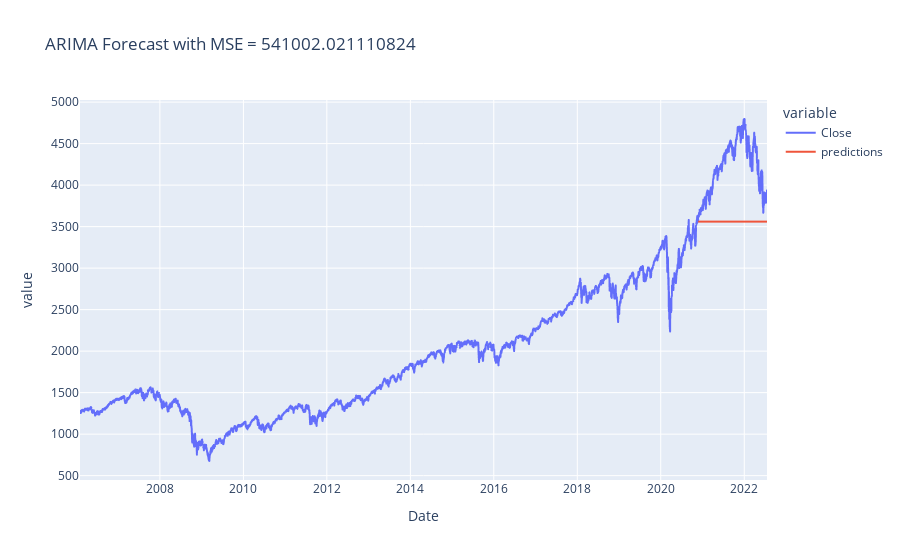

Notebook source saved alongside this figure:
### Markdown cell above
### 3. b) Make & visualise predictions

### Code cell
df['predictions'] = np.nan
df['predictions'][train_size:] = model_fit.predict(start=train_size, end=len(df)-1, dynamic=True)

from sklearn.metrics import mean_squared_error
mse = mean_squared_error(df['Close'][train_size:], df['predictions'][train_size:])
# can compare mse to naive forecast's
fig = px.line(df, y=["Close", "predictions"], title=f"ARIMA Forecast with MSE = {mse}")
fig.show()

### Figure 1 — Plotly figure (JSON) as saved in the notebook; plotly's stock layout.template omitted (floating-point values rounded to 4 significant figures; data arrays with more than 128 entries replaced by an {"elided": "..."} marker saying what was removed)
{"data": [{"hovertemplate": "variable=Close<br>Date=%{x}<br>value=%{y}<extra></extra>", "legendgroup": "Close", "line": {"color": "#636efa", "dash": "solid"}, "marker": {"symbol": "circle"}, "mode": "lines", "name": "Close", "showlegend": true, "type": "scattergl", "x": {"elided": "4144 str values"}, "xaxis": "x", "y": {"elided": "4144 float values"}, "yaxis": "y"}, {"hovertemplate": "variable=predictions<br>Date=%{x}<br>value=%{y}<extra></extra>", "legendgroup": "predictions", "line": {"color": "#EF553B", "dash": "solid"}, "marker": {"symbol": "circle"}, "mode": "lines", "name": "predictions", "showlegend": true, "type": "scattergl", "x": {"elided": "4144 str values"}, "xaxis": "x", "y": {"elided": "4144 float values"}, "yaxis": "y"}], "layout": {"legend": {"title": {"text": "variable"}, "tracegroupgap": 0}, "title": {"text": "ARIMA Forecast with MSE = 541002.021110824"}, "xaxis": {"anchor": "y", "domain": [0, 1], "title": {"text": "Date"}}, "yaxis": {"anchor": "x", "domain": [0, 1], "title": {"text": "value"}}}}
